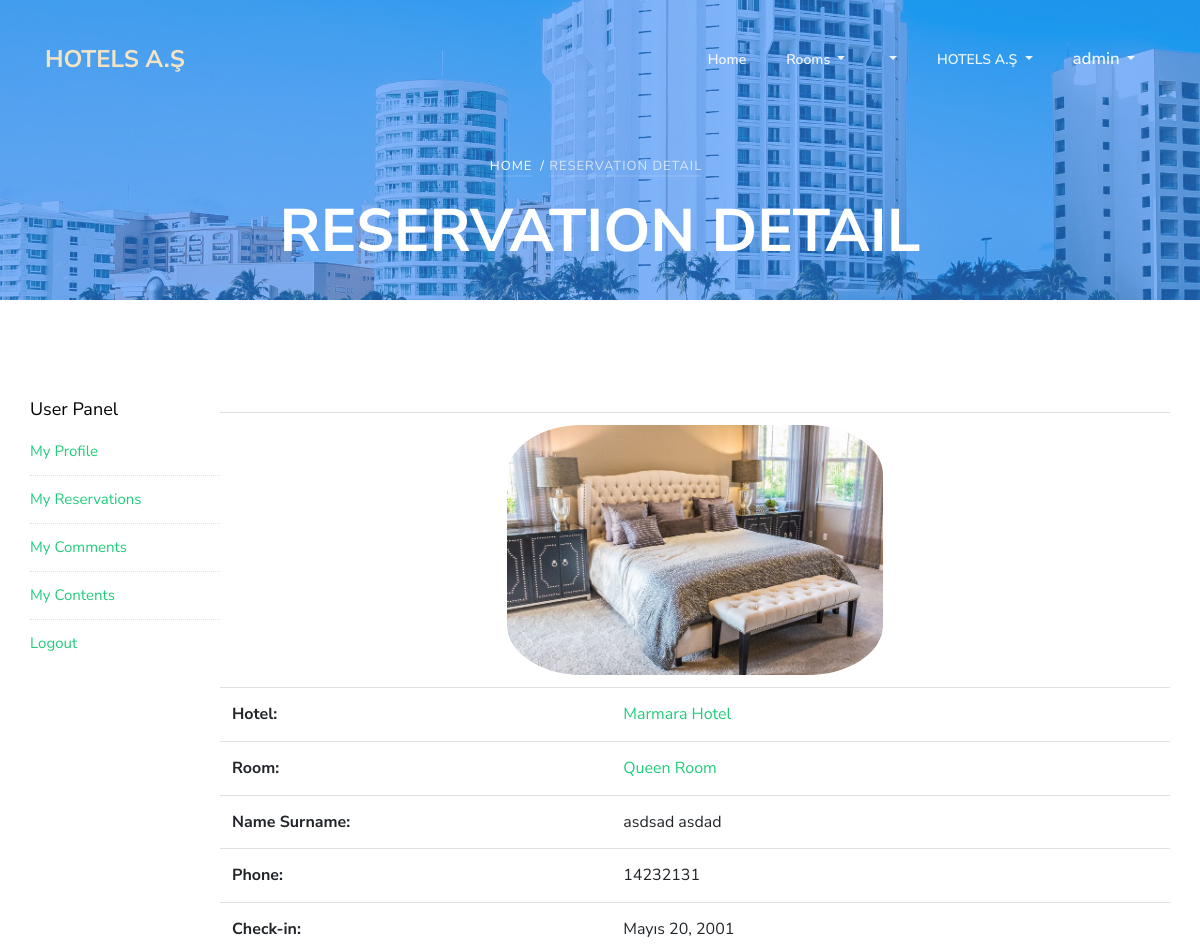
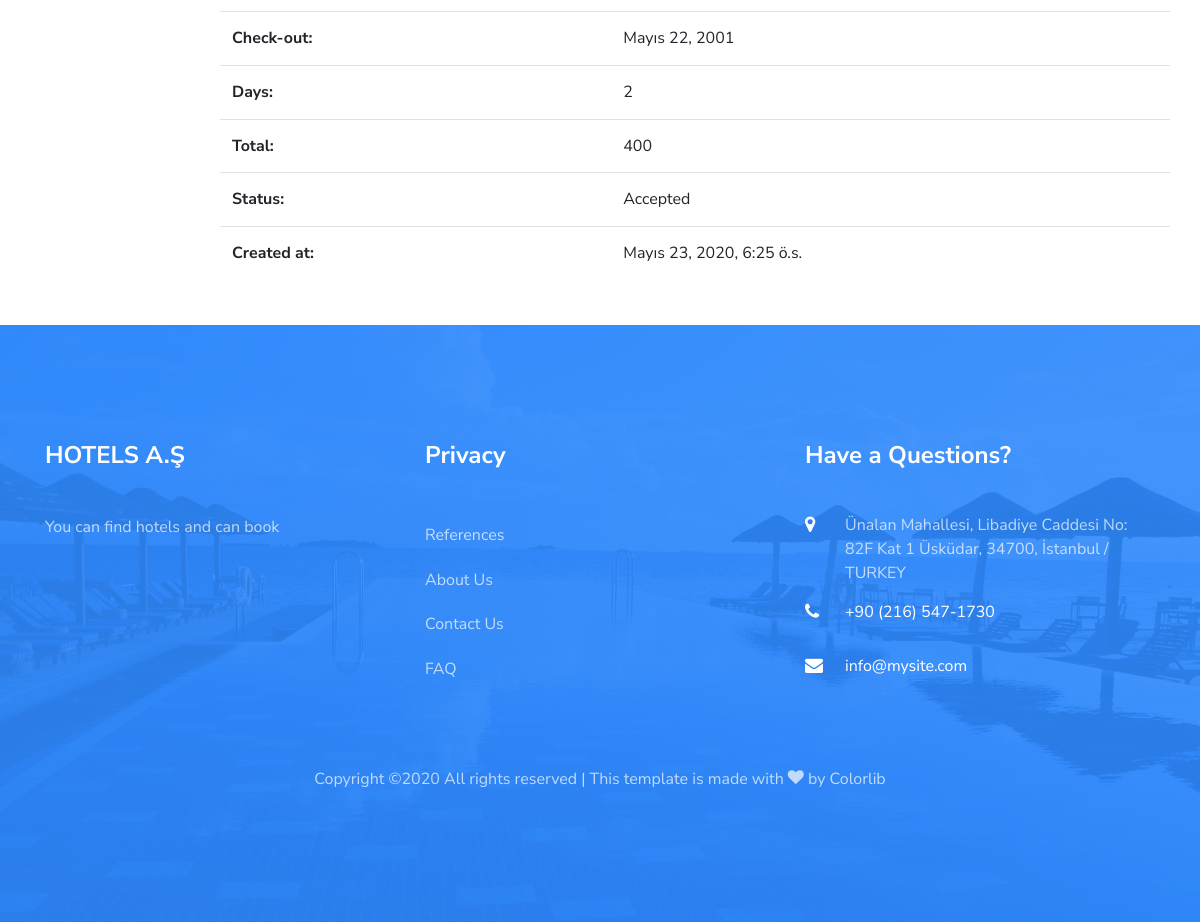
Page /user/reservationdetail/5 (signed in) on the committed database (2 pictures, top to bottom).
### home/models.py (models this page shows, shortened)
class Setting(models.Model):
    title = models.CharField(max_length=200)
    keywords = models.CharField(max_length=255)
    description = models.CharField(max_length=255)
    company = models.CharField(max_length=80)
    address = models.CharField(max_length=255, blank=True)
    phone = models.CharField(max_length=20, blank=True)
    fax = models.CharField(max_length=20, blank=True)
    email = models.EmailField()
    smtpserver = models.CharField(max_length=255, blank=True)
    smtpemail = models.EmailField(blank=True)
    smtppassword = models.CharField(max_length=50, blank=True)
    smtpport = models.IntegerField(blank=True, null=True)
    image = models.ImageField(blank=True, upload_to='images/')
    facebook = models.CharField(max_length=80, blank=True)
    instagram = models.CharField(max_length=80, blank=True)
    twitter = models.CharField(max_length=80, blank=True)
    aboutus = RichTextUploadingField()
    contact = RichTextUploadingField()
    references = RichTextUploadingField()
    status = models.CharField(blank=True, max_length=5, choices=STATUS)
    created_at = models.DateTimeField(auto_now_add=True)
    updated_at = models.DateTimeField(auto_now=True)

### reservation/models.py (models this page shows, shortened)
class Reservation(models.Model):
    STATUS = (
        ('New', 'New'),
        ('Accepted', 'Accepted'),
        ('Canceled', 'Canceled'),
    )
    user = models.ForeignKey(User, on_delete=models.CASCADE)
    room = models.ForeignKey(Room, on_delete=models.CASCADE)
    name = models.CharField(max_length=30)
    surname = models.CharField(max_length=30)
    phone = models.CharField(blank=True, max_length=30)
    admin_note = models.CharField(blank=True, max_length=255)
    total = models.IntegerField()
    checkin = models.DateField(blank=False)
    checkout = models.DateField(blank=False)
    days = models.IntegerField(blank=True, default=1)
    ip = models.CharField(max_length=20)
    status = models.CharField(max_length=10, choices=STATUS, default='New')
    created_at = models.DateTimeField(auto_now_add=True)
    updated_at = models.DateTimeField(auto_now=True)

### hotel/models.py (models this page shows, shortened)
class Room(models.Model):
    hotel_id = models.ForeignKey(Hotel, on_delete=models.CASCADE)
    title = models.CharField(max_length=30)
    keywords = models.CharField(max_length=255)
    description = RichTextUploadingField()
    image = models.ImageField(blank=True, upload_to='images/')
    price = models.IntegerField(blank=False)
    status = models.CharField(blank=True, max_length=5, choices=STATUS)
    count = models.IntegerField(blank=False)
    slug = models.SlugField(null=False)
    created_at = models.DateTimeField(auto_now_add=True)
    updated_at = models.DateTimeField(auto_now=True)
    def __str__(self):
        return self.title
    def image_tag(self):
        return mark_safe('<img src="{}" height="50"/>'.format(self.image.url))
    image_tag.short_description = 'Image'

class Hotel(models.Model):
    STAR = (
        ('1', '1'),
        ('2', '2'),
        ('3', '3'),
        ('4', '4'),
        ('5', '5'),
    )
    title = models.CharField(max_length=30)
    keywords = models.CharField(max_length=255)
    description = RichTextUploadingField()
    image = models.ImageField(blank=True, upload_to='images/')
    category = models.ForeignKey(Category, on_delete=models.CASCADE)
    star = models.IntegerField(blank=True, choices=STAR)
    address = models.CharField(max_length=80)
    city = models.CharField(max_length=20)
    country = models.CharField(max_length=20)
    location = models.CharField(max_length=20)
    phone = models.CharField(max_length=20)
    fax = models.CharField(max_length=20)
    email = models.EmailField()
    user_id = models.ForeignKey(User, on_delete=models.CASCADE)
    status = models.CharField(max_length=10, choices=STATUS)
    slug = models.SlugField(null=False, unique=True)
    created_at = models.DateTimeField(auto_now_add=True)
    updated_at = models.DateTimeField(auto_now=True)
    def __str__(self):
        return self.title
    def image_tag(self):
        return mark_safe('<img src="{}" height="50"/>'.format(self.image.url))
    image_tag.short_description = 'Image'

### user/views.py (the view)
@login_required(login_url='/login')
def reservation_detail(request, id):
    setting = Setting.objects.first()
    category = Category.objects.filter(status=True)
    menu = Menu.objects.filter(status=True)
    reservation = get_object_or_404(
        Reservation, id=id, user_id=request.user.id)
    context = {
        'setting': setting,
        'category': category,
        'menu': menu,
        'page': 'Reservation Detail',
        'reservation': reservation
    }
    return render(request, 'user_reservation_detail.html', context)

### user/templates/user_reservation_detail.html
{% extends 'homebase.html' %}
{% load static %}
{% block content %}
<section class="ftco-section ftco-no-pb ftco-room">
	<div class="container px-0">
		<div class="row no-gutters">
            <p>{% include 'user_panel.html' %}</p>
            <div class="col-md-10 clearfix table-responsive">
                <p>
                <table class="table">
                    <p>
                        <tr>
                            <td colspan="2" style="text-align:center;"><img src="{{reservation.room.image.url}}" class="img-responsive" style="height:250px; border-radius: 20%;"></td>
                        </tr>
                        <tr>
                            <th scope="">Hotel:</th>
                            <td><a href="{% url 'hotel' reservation.room.hotel_id.id reservation.room.hotel_id.slug %}">{{reservation.room.hotel_id}}</a></td>
                        </tr>
                        <tr>
                            <th scope="">Room:</th>
                            <td><a href="{% url 'room' reservation.room.id reservation.room.hotel_id.slug reservation.room.slug %}">{{ reservation.room }}</a></td>
                        </tr>
                        <tr>
                            <th scope="">Name Surname:</th>
                            <td>{{reservation.name}} {{reservation.surname}} {{profile.user.username}}</td>
                        </tr>
                        <tr>
                            <th scope="">Phone:</th>
                            <td>{{reservation.phone}}</td>
                        </tr>
                        <tr>
                            <th scope="">Check-in:</th>
                            <td>{{reservation.checkin}}</td>
                        </tr>
                        <tr>
                            <th scope="">Check-out:</th>
                            <td>{{reservation.checkout}}</td>
                        </tr>
                        <tr>
                            <th scope="">Days:</th>
                            <td>{{reservation.days}}</td>
                        </tr>
                        <tr>
                            <th scope="">Total:</th>
                            <td>{{reservation.total}}</td>
                        </tr>
                        <tr>
                            <th scope="">Status:</th>
                            <td>{{reservation.status}}</td>
                        </tr>
                        <tr>
                            <th scope="">Created at:</th>
                            <td>{{reservation.created_at}}</td>
                        </tr>
                    </p>
                </table>
                </p>
            </div>
		</div>
	</div>
</section>
<br>
{% endblock  %}

### home/templates/header.html (shortened to what this page needs)
{% load static %}
<nav class="navbar navbar-expand-lg navbar-dark ftco_navbar bg-dark ftco-navbar-light" id="ftco-navbar">
  <div class="container">
    <a class="navbar-brand" href="/"><span>{{ setting.company|linebreaksbr }}</span></a>
    <div class="collapse navbar-collapse" id="ftco-nav">
      <ul class="navbar-nav ml-auto">
        <li class="nav-item"><a href="/" class="nav-link">Home</a></li>
        <li class="nav-item dropdown">
            <a class="dropdown-toggle nav-link" href="{% url 'all-category'%}" id="dropdownMenuLink" aria-haspopup="true" aria-expanded="false">
              Rooms
            </a>
        </li>
        {% if menu %}
        {% load mptt_tags %}
        {% recursetree menu %}
            <li {% if not node.is_leaf_node %} class="nav-item dropdown"{% endif %}>
                <a class="{% if not node.is_leaf_node %}dropdown-toggle nav-link{% else %}dropdown-item{% endif %} " href="{% if node.is_leaf_node %}{% url 'menu' node.id %}{% endif %}" {% if not node.is_leaf_node %} data-toggle="dropdown" {% endif %} id="dropdownMenuLink" aria-haspopup="true" aria-expanded="false">
                </a>
            </li>
        {% endrecursetree %}
        {% endif %}
        <li class="nav-item dropdown">
            <a class="dropdown-toggle nav-link" href="#" id="dropdownMenuLink" aria-haspopup="true" aria-expanded="false">
              {{setting.company}}
            </a>
        </li>
      </ul>
      <ul class="navbar-nav mr-right">
      {% if user.id is None %}
        <li class="nav-item dropdown">
            <a class="nav-link dropdown-toggle" href="" id="navbarDropdownMenuLink" data-toggle="dropdown" aria-haspopup="true" aria-expanded="false">
            Login
            </a>
            <div class="dropdown-menu p-3">
              {% if messages %}
                {% for message in messages %}
                  <div class="alert alert-{{ message.tags }}" role="alert">
                    {{ message | safe}}
                  </div>
                {% endfor %}
              {% endif %}
              <form action="{% url 'login' %}" method="post" accept-charset="UTF-8" class="form-horizontal">
                {% csrf_token %}
                <input class="form-control login" type="text" name="username" placeholder="Username">
                <input class="form-control login" type="password" name="password" placeholder="Password">
                <input class="btn btn-primary" type="submit" name="submit" value="Login">
              </form>
              <a href="{% url 'sign_up' %}" style="color:black;">
                Sign up
              </a>
            </div>
        </li>
      {% else %}
        <li class="nav-item dropdown">
            <a class="nav-link dropdown-toggle" href="" id="navbarDropdownMenuLink" data-toggle="dropdown" aria-haspopup="true" aria-expanded="false">
            <big>{% if user.first_name %}{{user.first_name}}{% else %}{{user.username}}{% endif %}</big>
            </a>
        </li>
      {% endif %}
      </ul>
    </div>
  </div>
</nav>
{% if page != 'index' %}
<div class="hero-wrap" style="background-image: url({% static 'assets/images/bg_3.jpg' %});">
  <div class="overlay"></div>
  <div class="container">
    <div class="row no-gutters slider-text d-flex align-itemd-center justify-content-center">
      <div class="col-md-9 ftco-animate text-center d-flex align-items-end justify-content-center">
      	<div class="text">
          <p class="breadcrumbs mb-2"><span class="mr-2"><a href="{% url 'index' %}">Home</a></span>/ {% if page.lower == 'room' %}<span class="mr-2"><a href="{% url 'hotel' room.hotel_id.id room.hotel_id.slug %}">{{room.hotel_id}} /</a></span><span class="mr-2">{{room.title}}</span>{% else %}<span class="mr-2">{{page}}</span>{% endif %}</p>
          <h1 class="mb-4 bread">{% if page.lower == 'room' %}{{room}} {% else %} {{page.upper}}{% endif %}</h1>
        </div>
      </div>
    </div>
  </div>
</div>
{% endif %}

### home/templates/footer.html (shortened to what this page needs)
{% load static %}
<footer class="ftco-footer ftco-section img" style="background-image: url({% static 'assets/images/bg_4.jpg)' %};">
	<div class="overlay"></div>
  <div class="container">
    <div class="row mb-5">
      <div class="col-md">
        <div class="ftco-footer-widget mb-4">
          <h2 class="ftco-heading-2">{{setting.company}}</h2>
          <p>{{setting.description}}</p>
          <ul class="ftco-footer-social list-unstyled float-md-left float-lft mt-5">
          </ul>
        </div>
      </div>
      <div class="col-md">
         <div class="ftco-footer-widget mb-4">
          <h2 class="ftco-heading-2">Privacy</h2>
          <ul class="list-unstyled">
            <li><a href="/references" class="py-2 d-block">References</a></li>
            <li><a href="/aboutus" class="py-2 d-block">About Us</a></li>
            <li><a href="/contact" class="py-2 d-block">Contact Us</a></li>
            <li><a href="/faq" class="py-2 d-block">FAQ</a></li>
          </ul>
        </div>
      </div>
      <div class="col-md">
        <div class="ftco-footer-widget mb-4">
        	<h2 class="ftco-heading-2">Have a Questions?</h2>
        	<div class="block-23 mb-3">
              <ul>
                <li><span class="icon icon-map-marker"></span><span class="text">{{setting.address}}</span></li>
                <li><a href="tel://{{setting.phone}}"><span class="icon icon-phone"></span><span class="text">{{setting.phone}}</span></a></li>
                <li><a href="mailto:{{setting.email}}"><span class="icon icon-envelope"></span><span class="text">{{setting.email}}</span></a></li>
              </ul>
            </div>
        </div>
      </div>
    </div>
    <div class="row">
      <div class="col-md-12 text-center">
        <p>
  Copyright &copy;<script>document.write(new Date().getFullYear());</script> All rights reserved | This template is made with <i class="icon-heart color-danger" aria-hidden="true"></i> by <a href="https://colorlib.com" target="_blank">Colorlib</a>
  </p>
      </div>
    </div>
</div>
</footer>

### home/static/assets/css/icomoon.css (style rules this page uses)
[class^="icon-"], [class*=" icon-"] { font-family: 'icomoon' !important; speak: none; font-style: normal; font-weight: normal; font-variant: normal; text-transform: none; line-height: 1; -webkit-font-smoothing: antialiased; -moz-osx-font-smoothing: grayscale; }
.icon-heart:before { content: "\f004"; }
.icon-map-marker:before { content: "\f041"; }
.icon-phone:before { content: "\f095"; }
.icon-envelope:before { content: "\f0e0"; }

### rows in the picture
Setting: company "HOTELS A.Ş", description "You can find hotels and can book", address "Ünalan Mahallesi, Libadiye Caddesi No: 82F Kat 1 Üsküdar, 34700, İstanbul / TURKEY", phone "+90 (216) 547-1730", email "info@mysite.com"
Reservation: room.image (picture), room.hotel_id "Marmara Hotel", room "Queen Room", name "asdsad", surname "asdad", phone "14232131", checkin "Mayıs 20, 2001", checkout "Mayıs 22, 2001", days "2", total "400", status "Accepted", created_at "Mayıs 23, 2020, 6:25 ö.s."

### other values in the picture
{{ user.first_name }} "admin"
{{ page }} "RESERVATION DETAIL"
{{ page.upper }} "RESERVATION DETAIL"
